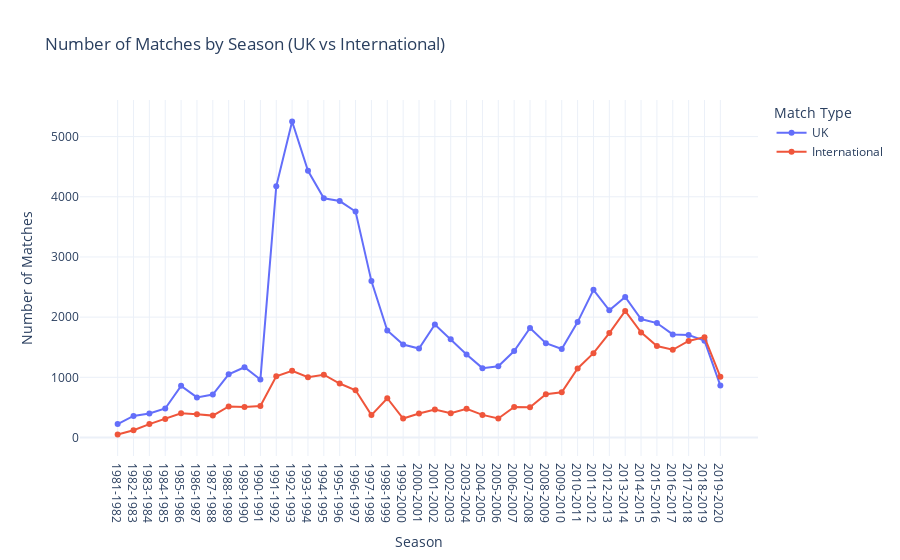

Write notebook code for a chart like this one.
### Code cell
# Map True/False to labels
df_master_grouped['is_international_match'] = df_master_grouped['is_international_match'].map({True: 'International', False: 'UK'})

# Plot interactive line graph
fig = px.line(df_master_grouped, x='season', y='count', color='is_international_match', title='Number of Matches by Season (UK vs International)', markers=True)
fig.update_layout(
    xaxis_title='Season',
    yaxis_title='Number of Matches',
    legend_title='Match Type',
    template='plotly_white'
)
fig.show()

### Figure 1 — Plotly figure (JSON) as saved in the notebook; plotly's stock layout.template omitted (floating-point values rounded to 4 significant figures)
{"data": [{"hovertemplate": "is_international_match=UK<br>season=%{x}<br>count=%{y}<extra></extra>", "legendgroup": "UK", "line": {"color": "#636efa", "dash": "solid"}, "marker": {"symbol": "circle"}, "mode": "lines+markers", "name": "UK", "orientation": "v", "showlegend": true, "type": "scatter", "x": ["1981-1982", "1982-1983", "1983-1984", "1984-1985", "1985-1986", "1986-1987", "1987-1988", "1988-1989", "1989-1990", "1990-1991", "1991-1992", "1992-1993", "1993-1994", "1994-1995", "1995-1996", "1996-1997", "1997-1998", "1998-1999", "1999-2000", "2000-2001", "2001-2002", "2002-2003", "2003-2004", "2004-2005", "2005-2006", "2006-2007", "2007-2008", "2008-2009", "2009-2010", "2010-2011", "2011-2012", "2012-2013", "2013-2014", "2014-2015", "2015-2016", "2016-2017", "2017-2018", "2018-2019", "2019-2020"], "xaxis": "x", "y": [223, 358, 398, 483, 859, 667, 713, 1050, 1167, 963, 4173, 5250, 4432, 3974, 3929, 3755, 2599, 1779, 1544, 1479, 1877, 1631, 1380, 1153, 1184, 1437, 1819, 1568, 1470, 1918, 2454, 2114, 2335, 1969, 1902, 1713, 1702, 1609, 863], "yaxis": "y"}, {"hovertemplate": "is_international_match=International<br>season=%{x}<br>count=%{y}<extra></extra>", "legendgroup": "International", "line": {"color": "#EF553B", "dash": "solid"}, "marker": {"symbol": "circle"}, "mode": "lines+markers", "name": "International", "orientation": "v", "showlegend": true, "type": "scatter", "x": ["1981-1982", "1982-1983", "1983-1984", "1984-1985", "1985-1986", "1986-1987", "1987-1988", "1988-1989", "1989-1990", "1990-1991", "1991-1992", "1992-1993", "1993-1994", "1994-1995", "1995-1996", "1996-1997", "1997-1998", "1998-1999", "1999-2000", "2000-2001", "2001-2002", "2002-2003", "2003-2004", "2004-2005", "2005-2006", "2006-2007", "2007-2008", "2008-2009", "2009-2010", "2010-2011", "2011-2012", "2012-2013", "2013-2014", "2014-2015", "2015-2016", "2016-2017", "2017-2018", "2018-2019", "2019-2020"], "xaxis": "x", "y": [51, 120, 223, 307, 402, 387, 364, 516, 508, 525, 1018, 1110, 1002, 1044, 897, 786, 373, 653, 316, 400, 467, 404, 477, 376, 317, 509, 503, 718, 751, 1148, 1402, 1735, 2104, 1747, 1521, 1458, 1605, 1668, 1009], "yaxis": "y"}], "layout": {"legend": {"title": {"text": "Match Type"}, "tracegroupgap": 0}, "title": {"text": "Number of Matches by Season (UK vs International)"}, "xaxis": {"anchor": "y", "domain": [0, 1], "title": {"text": "Season"}}, "yaxis": {"anchor": "x", "domain": [0, 1], "title": {"text": "Number of Matches"}}}}
